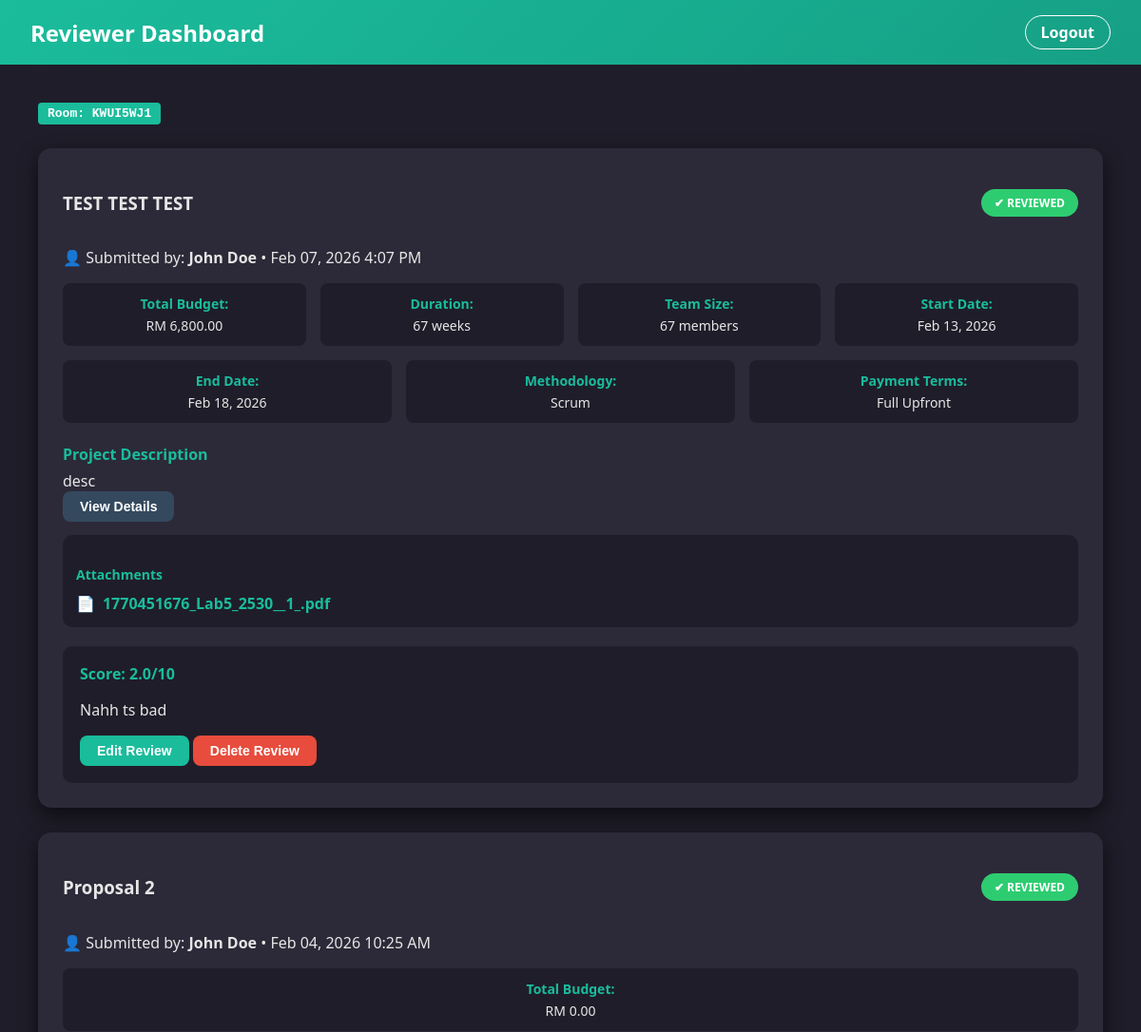
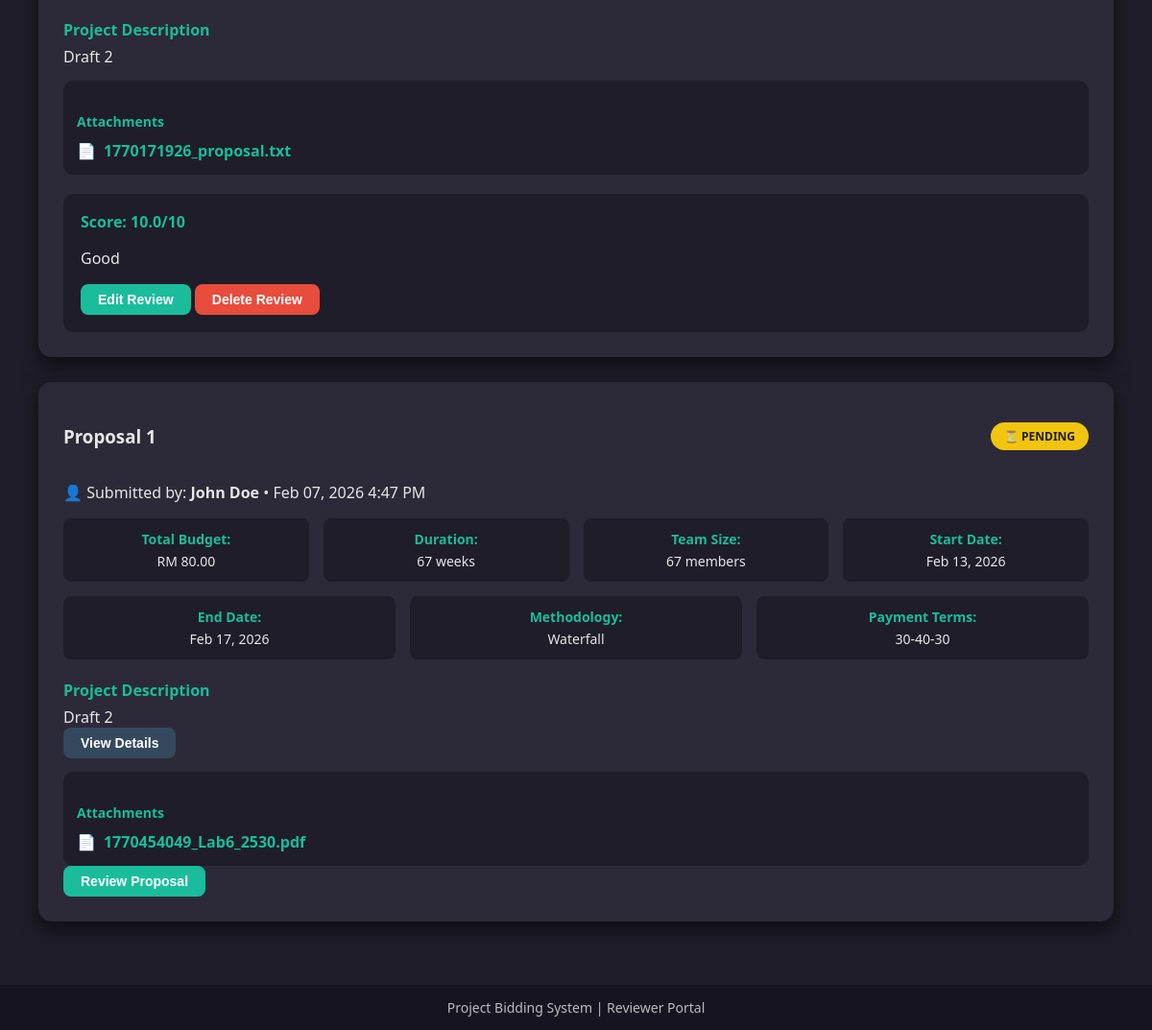
The page /Main/ReviewerMain.php (signed in) on the database its author committed (2 pictures, top to bottom).
### tables this page shows
CREATE TABLE `proposals` (
  `id` int(11) NOT NULL,
  `user_id` int(11) NOT NULL,
  `room_code` varchar(20) NOT NULL,
  `title` varchar(255) NOT NULL,
  `description` text NOT NULL,
  `scope_of_work` text DEFAULT NULL,
  `budget_amount` decimal(12,2) DEFAULT 0.00,
  `timeline_weeks` int(11) DEFAULT NULL,
  `start_date` date DEFAULT NULL,
  `end_date` date DEFAULT NULL,
  `team_size` int(11) DEFAULT NULL,
  `methodology` varchar(100) DEFAULT NULL,
  `deliverables` text DEFAULT NULL,
  `technical_requirements` text DEFAULT NULL,
  `risk_assessment` text DEFAULT NULL,
  `payment_terms` varchar(100) DEFAULT NULL,
  `file_path` varchar(255) DEFAULT NULL,
  `status` enum('Under Review','Approved','Rejected') DEFAULT 'Under Review',
  `reviewer_feedback` text DEFAULT NULL,
  `reviewer_score` decimal(4,1) DEFAULT NULL,
  `submitted_at` datetime NOT NULL DEFAULT current_timestamp(),
  `reviewed_at` datetime DEFAULT NULL
);

### Main/ReviewerMain.php (the view, shortened to what this page needs)
<?php
include "db.php";
$user = $_SESSION['user'];
$room_code = mysqli_real_escape_string($conn, $user['room_code'] ?? '');
$query = "
    SELECT
        p.id AS id,
        p.title,
        p.description,
        p.file_path,
        p.submitted_at,
        p.status,
        p.budget_amount,
        p.timeline_weeks,
        p.team_size,
        p.start_date,
        p.end_date,
        p.methodology,
        p.payment_terms,
        p.scope_of_work,
        p.deliverables,
        p.technical_requirements,
        p.risk_assessment,
        p.reviewer_feedback,
        p.reviewer_score
    FROM proposals p
    WHERE p.room_code = '{$room_code}' AND p.status = 'Approved'
    ORDER BY p.id DESC
";
$result = mysqli_query($conn, $query);
?>
<!DOCTYPE html>
<html lang="en">
<head>
</head>
<body>
<header>
    <h2>Reviewer Dashboard</h2>
    <a href="logout.php" class="logout">Logout</a>
</header>
<div class="container">
<div class="top-info">
    <span class="room-code" style="background:#1abc9c; padding:4px 10px; border-radius:4px; font-family:monospace; color:white;">
        Room: <?= htmlspecialchars($user['room_code'] ?? 'N/A') ?>
    </span>
</div>
<?php while ($row = mysqli_fetch_assoc($result)) {
    $has_feedback = !empty(trim($row['reviewer_feedback'] ?? ''));
    $displayScore = $row['reviewer_score'] !== null ? htmlspecialchars(number_format((float)$row['reviewer_score'], 1)) : null;
?>
<div class="proposal-card">
    <div class="proposal-header">
        <h3><?= htmlspecialchars($row['title']) ?></h3>
        <span class="status-badge <?= $has_feedback ? 'status-reviewed' : 'status-pending' ?>">
            <?= $has_feedback ? '✔ Reviewed' : '⏳ Pending' ?>
        </span>
    </div>
    <p>👤 Submitted by: <strong><?= htmlspecialchars($user['name'] ?? 'N/A') ?></strong>
       • <?= date('M d, Y g:i A', strtotime($row['submitted_at'])) ?>
    </p>
    <div class="bidding-summary">
        <?php if (!empty($row['budget_amount'])): ?>
            <div class="bid-stat"><strong>Total Budget:</strong> RM <?= number_format($row['budget_amount'],2) ?></div>
        <?php endif; ?>
        <?php if (!empty($row['timeline_weeks'])): ?>
            <div class="bid-stat"><strong>Duration:</strong> <?= $row['timeline_weeks'] ?> weeks</div>
        <?php endif; ?>
        <?php if (!empty($row['team_size'])): ?>
            <div class="bid-stat"><strong>Team Size:</strong> <?= $row['team_size'] ?> members</div>
        <?php endif; ?>
        <?php if (!empty($row['start_date'])): ?>
            <div class="bid-stat"><strong>Start Date:</strong> <?= date('M d, Y', strtotime($row['start_date'])) ?></div>
        <?php endif; ?>
        <?php if (!empty($row['end_date'])): ?>
            <div class="bid-stat"><strong>End Date:</strong> <?= date('M d, Y', strtotime($row['end_date'])) ?></div>
        <?php endif; ?>
        <?php if (!empty($row['methodology'])): ?>
            <div class="bid-stat"><strong>Methodology:</strong> <?= htmlspecialchars($row['methodology']) ?></div>
        <?php endif; ?>
        <?php if (!empty($row['payment_terms'])): ?>
            <div class="bid-stat"><strong>Payment Terms:</strong> <?= htmlspecialchars($row['payment_terms']) ?></div>
        <?php endif; ?>
    </div>
    <?php if (!empty($row['description'])): ?>
        <div class="detail-section">
            <h4>Project Description</h4>
            <div><?= nl2br(htmlspecialchars($row['description'])) ?></div>
        </div>
    <?php endif; ?>
    <?php if (!empty($row['scope_of_work']) || !empty($row['deliverables']) || !empty($row['technical_requirements']) || !empty($row['risk_assessment'])): ?>
        <button class="btn btn-secondary" onclick="toggleDetails(<?= $row['id'] ?>)">View Details</button>
    <?php endif; ?>
    <?php if (!empty($row['file_path'])): ?>
        <div class="attachments">
                <h4>Attachments</h4>
                <div class="attachment-item">
                    📄 <a href="uploads/proposals/<?= htmlspecialchars($row['file_path']) ?>" target="_blank">
                        <?= htmlspecialchars($row['file_path']) ?>
                    </a>
                </div>
        </div>
    <?php endif; ?>
    <?php if ($has_feedback): ?>
        <div class="review-box">
            <?php if ($displayScore !== null): ?>
                <div class="review-score">Score: <?= $displayScore ?>/10</div>
            <?php endif; ?>
            <p><?= nl2br(htmlspecialchars($row['reviewer_feedback'])) ?></p>
            <button class="btn btn-primary" onclick="openModal(<?= $row['id'] ?>)">Edit Review</button>
            <button class="btn btn-danger" onclick="deleteReview(<?= $row['id'] ?>)">Delete Review</button>
        </div>
    <?php else: ?>
        <button class="btn btn-primary" onclick="openModal(<?= $row['id'] ?>)">Review Proposal</button>
    <?php endif; ?>
</div>
<?php } ?>
</div>
<footer>
Project Bidding System | Reviewer Portal
</footer>
</body>
</html>

### rows shown on the page
proposals: title "TEST TEST TEST", shows "✔ REVIEWED", submitted_at "Feb 07, 2026 4:07 PM", budget_amount "6,800.00", timeline_weeks "67", team_size "67", start_date "Feb 13, 2026", end_date "Feb 18, 2026", methodology "Scrum", payment_terms "Full Upfront", description "desc", file_path "1770451676_Lab5_2530__1_.pdf", reviewer_score "2.0", reviewer_feedback "Nahh ts bad"
proposals: title "Proposal 2", shows "✔ REVIEWED", submitted_at "Feb 04, 2026 10:25 AM", budget_amount "0.00", description "Draft 2", file_path "1770171926_proposal.txt", reviewer_score "10.0", reviewer_feedback "Good"
proposals: title "Proposal 1", shows "⏳ PENDING", submitted_at "Feb 07, 2026 4:47 PM", budget_amount "80.00", timeline_weeks "67", team_size "67", start_date "Feb 13, 2026", end_date "Feb 17, 2026", methodology "Waterfall", payment_terms "30-40-30", description "Draft 2", file_path "1770454049_Lab6_2530.pdf"

### other values the page prints
$user['room_code'] "KWUI5WJ1"
